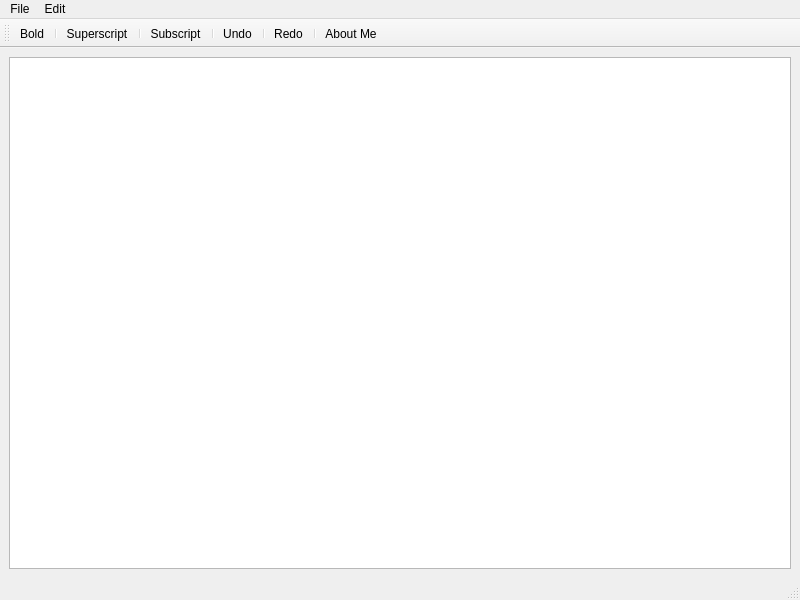
<?xml version="1.0" encoding="UTF-8"?>
<ui version="4.0">
 <class>MainWindow</class>
 <widget class="QMainWindow" name="MainWindow">
  <property name="geometry">
   <rect>
    <x>0</x>
    <y>0</y>
    <width>800</width>
    <height>600</height>
   </rect>
  </property>
  <property name="windowTitle">
   <string>MainWindow</string>
  </property>
  <widget class="QWidget" name="centralwidget">
   <layout class="QHBoxLayout" name="horizontalLayout">
    <item>
     <widget class="QTextEdit" name="textEdit"/>
    </item>
   </layout>
  </widget>
  <widget class="QMenuBar" name="menubar">
   <property name="geometry">
    <rect>
     <x>0</x>
     <y>0</y>
     <width>800</width>
     <height>21</height>
    </rect>
   </property>
   <widget class="QMenu" name="menuFile">
    <property name="title">
     <string>File</string>
    </property>
    <addaction name="actionNew"/>
    <addaction name="actionOpen"/>
    <addaction name="separator"/>
    <addaction name="actionSave"/>
    <addaction name="actionSave_as"/>
   </widget>
   <widget class="QMenu" name="menuEdit">
    <property name="title">
     <string>Edit</string>
    </property>
    <addaction name="actionCut"/>
    <addaction name="actionCopy"/>
    <addaction name="actionPaste"/>
   </widget>
   <addaction name="menuFile"/>
   <addaction name="menuEdit"/>
  </widget>
  <widget class="QStatusBar" name="statusbar"/>
  <widget class="QToolBar" name="toolBar">
   <property name="windowTitle">
    <string>toolBar</string>
   </property>
   <attribute name="toolBarArea">
    <enum>TopToolBarArea</enum>
   </attribute>
   <attribute name="toolBarBreak">
    <bool>false</bool>
   </attribute>
   <addaction name="actionBold"/>
   <addaction name="separator"/>
   <addaction name="actionSuperscript"/>
   <addaction name="separator"/>
   <addaction name="actionSubscript"/>
   <addaction name="separator"/>
   <addaction name="actionUndo"/>
   <addaction name="separator"/>
   <addaction name="actionRedo"/>
   <addaction name="separator"/>
   <addaction name="actionAbout_Me"/>
  </widget>
  <action name="actionNew">
   <property name="icon">
    <iconset resource="Resources.qrc">
     <normaloff>:/Images/new.png</normaloff>:/Images/new.png</iconset>
   </property>
   <property name="text">
    <string>New </string>
   </property>
  </action>
  <action name="actionOpen">
   <property name="icon">
    <iconset resource="Resources.qrc">
     <normaloff>:/Images/open.png</normaloff>:/Images/open.png</iconset>
   </property>
   <property name="text">
    <string>Open</string>
   </property>
  </action>
  <action name="actionSave">
   <property name="icon">
    <iconset resource="Resources.qrc">
     <normaloff>:/Images/save.png</normaloff>:/Images/save.png</iconset>
   </property>
   <property name="text">
    <string>Save</string>
   </property>
  </action>
  <action name="actionSave_as">
   <property name="icon">
    <iconset resource="Resources.qrc">
     <normaloff>:/Images/save.png</normaloff>:/Images/save.png</iconset>
   </property>
   <property name="text">
    <string>Save as</string>
   </property>
  </action>
  <action name="actionCut">
   <property name="icon">
    <iconset resource="Resources.qrc">
     <normaloff>:/Images/cut.png</normaloff>:/Images/cut.png</iconset>
   </property>
   <property name="text">
    <string>Cut</string>
   </property>
  </action>
  <action name="actionCopy">
   <property name="icon">
    <iconset resource="Resources.qrc">
     <normaloff>:/Images/copy.png</normaloff>:/Images/copy.png</iconset>
   </property>
   <property name="text">
    <string>Copy</string>
   </property>
  </action>
  <action name="actionPaste">
   <property name="icon">
    <iconset resource="Resources.qrc">
     <normaloff>:/Images/paste.png</normaloff>:/Images/paste.png</iconset>
   </property>
   <property name="text">
    <string>Paste</string>
   </property>
  </action>
  <action name="actionBold">
   <property name="icon">
    <iconset resource="Resources.qrc">
     <normaloff>:/Images/bold.png</normaloff>:/Images/bold.png</iconset>
   </property>
   <property name="text">
    <string>Bold</string>
   </property>
  </action>
  <action name="actionSuperscript">
   <property name="icon">
    <iconset resource="Resources.qrc">
     <normaloff>:/Images/superscript.png</normaloff>:/Images/superscript.png</iconset>
   </property>
   <property name="text">
    <string>Superscript</string>
   </property>
  </action>
  <action name="actionSubscript">
   <property name="icon">
    <iconset resource="Resources.qrc">
     <normaloff>:/Images/subscript.png</normaloff>:/Images/subscript.png</iconset>
   </property>
   <property name="text">
    <string>Subscript</string>
   </property>
  </action>
  <action name="actionRedo">
   <property name="icon">
    <iconset resource="Resources.qrc">
     <normaloff>:/Images/redo.png</normaloff>:/Images/redo.png</iconset>
   </property>
   <property name="text">
    <string>Redo</string>
   </property>
  </action>
  <action name="actionUndo">
   <property name="icon">
    <iconset resource="Resources.qrc">
     <normaloff>:/Images/undo.png</normaloff>:/Images/undo.png</iconset>
   </property>
   <property name="text">
    <string>Undo</string>
   </property>
  </action>
  <action name="actionAbout_Me">
   <property name="icon">
    <iconset resource="Resources.qrc">
     <normaloff>:/Images/about.png</normaloff>:/Images/about.png</iconset>
   </property>
   <property name="text">
    <string>About Me</string>
   </property>
  </action>
 </widget>
 <resources>
  <include location="Resources.qrc"/>
 </resources>
 <connections/>
</ui>
